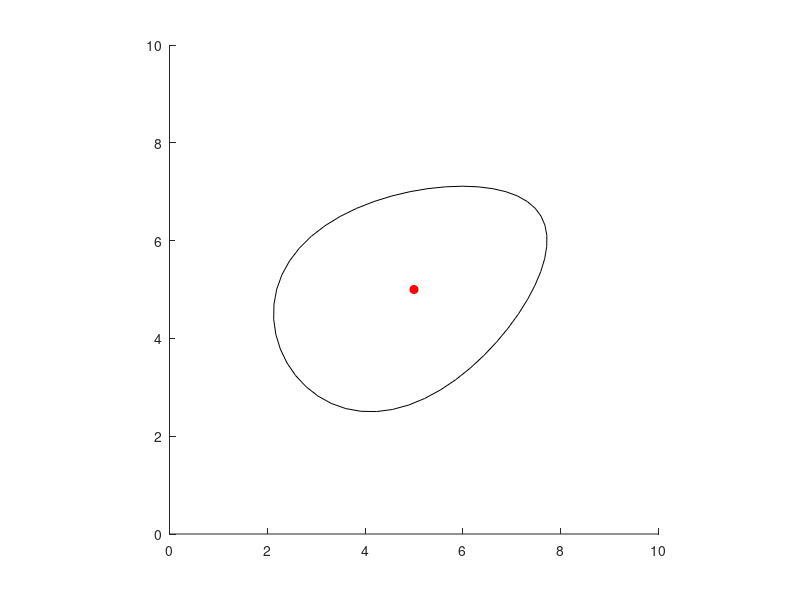

MATLAB code for this plot: (Note: this script raises an error after producing the figure.)
function eggxample01()
    %set the oval hyper-parameters
    egg_params = struct();
    egg_params.a = 3; egg_params.b = 2; egg_params.c = .15;
    %specify the position and orientation of the egg
    x0 = 5; y0 = 5; theta = pi/6;    

    %set up the axis
    hold on; axis equal; axis square
    axis([0,10,0,10])

    %plot the origin of the egg frame
    plot(x0,y0,'ro','markerfacecolor','r');

    %compute the perimeter of the egg
    Vx = [];
    Vy = [];
    Gx = [];
    Gy = [];
    egg_wrapper2x = @(s) egg_wrapper1x(s,x0,y0,theta,egg_params);
    egg_wrapper2y = @(s) egg_wrapper1y(s,x0,y0,theta,egg_params);

    for s= 0:0.02:1
        [Gx1, Vx1] = egg_wrapper2x(s);
        Vx(end+1) = Vx1;
        Gx(end+1) = Gx1;
        [Gy1, Vy1] = egg_wrapper2y(s);
        Vy(end+1) = Vy1;
        Gy(end+1) = Gy1;
    end

    %plot the perimeter of the egg
    plot(Vx,Vy,'k');

    %find and plot boundaries
    [x1_bound, x2_bound, y1_bound, y2_bound] = bound_box(x0, y0, theta, egg_params);

    line([x1_bound,x2_bound], [y1_bound, y1_bound], 'Color', 'r', 'LineWidth', 2);
    line([x1_bound,x2_bound], [y2_bound, y2_bound], 'Color', 'r', 'LineWidth', 2);
    line([x1_bound,x1_bound], [y1_bound, y2_bound], 'Color', 'r', 'LineWidth', 2);
    line([x2_bound,x2_bound], [y1_bound, y2_bound], 'Color', 'r', 'LineWidth', 2);

    % calculate time of collision
    y_ground = 1;
    x_wall = 30;

    [t_ground,t_wall] = collision_func(@egg_trajectory, egg_params, y_ground, x_wall)
end

function [t_ground,t_wall] = collision_func(traj_fun, egg_params, y_ground, x_wall)
    t_ground = -1;
    t_wall = -1;
    t = 0;
    max_t = 100;

    while (t_ground == -1 || t_wall == -1) && t < max_t
        [x0, y0, theta] = traj_fun(t);
        [x1_bound, x2_bound, y1_bound, y2_bound] = bound_box(x0, y0, theta, egg_params);
        
        % x_wall is between the 2 x_bounds
        if ((x1_bound <= x_wall && x_wall <= x2_bound) || (x2_bound <= x_wall && x_wall <= x1_bound)) && t_wall == -1
            t_wall = t;
        end

        if ((y1_bound <= y_ground && y_ground <= y2_bound) || (y2_bound <= y_ground && y_ground <= y1_bound)) && t_ground == -1
            t_ground = t;
        end

        t = t + 0.1;
    end
end


function [x1_bound, x2_bound, y1_bound, y2_bound] = bound_box(x0, y0, theta, egg_params)
    egg_wrapper2x = @(s) egg_wrapper1x(s,x0,y0,theta,egg_params);
    egg_wrapper2y = @(s) egg_wrapper1y(s,x0,y0,theta,egg_params);
    
    [x1_s, ~, ~] = secant(egg_wrapper2x, 0, 0.1, 200, 1e-14, 1e-14);
    [y1_s, ~, ~] = secant(egg_wrapper2y, 0, 0.1, 200, 1e-14, 1e-14);

    x1_s = round(mod(x1_s, 1), 4);
    y1_s = round(mod(y1_s, 1), 4);
    x2_s = -1;
    y2_s = -1;
    
    % guess x and y "s values" using secant with increments of 0.1
    % normalize guesses to be between 0~1, and double check the 2nd value
    % isn't equal to the first
    for guess = 0:0.1:1
        x2_s_guess = secant(egg_wrapper2x, guess, guess + 0.1, 200, 1e-14, 1e-14);
        y2_s_guess = secant(egg_wrapper2y, guess, guess + 0.1, 200, 1e-14, 1e-14);
        x2_s_guess = round(mod(x2_s_guess, 1), 4);
        y2_s_guess = round(mod(y2_s_guess, 1), 4);
        
        if x1_s ~= x2_s_guess && x2_s == -1
            x2_s = x2_s_guess;
        end
        
        if y1_s ~= y2_s_guess && y2_s == -1
            y2_s = y2_s_guess;
        end
    end
    
    %convert boundary s values to actual x-y coords
    [~, x1_bound] = egg_wrapper2x(x1_s);
    [~, x2_bound] = egg_wrapper2x(x2_s);
    [~, y1_bound] = egg_wrapper2y(y1_s);
    [~, y2_bound] = egg_wrapper2y(y2_s);
end


function [gx_out, vx_out] = egg_wrapper1x(s,x0,y0,theta,egg_params)
    [V, G] = egg_func(s,x0,y0,theta,egg_params); % we don't care about V atm
    gx_out = G(1);
    vx_out = V(1); % holder for secant function to work
end

function [gy_out, vy_out] = egg_wrapper1y(s,x0,y0,theta,egg_params)
    [V, G] = egg_func(s,x0,y0,theta,egg_params);
    gy_out = G(2);
    vy_out = V(2); % holder for secant function to work
end


function [V, G] = egg_func(s,x0,y0,theta,egg_params)
    %unpack the struct
    a=egg_params.a;
    b=egg_params.b;
    c=egg_params.c;
    %compute x (without rotation or translation)
    x = a*cos(2*pi*s);
    %useful intermediate variable
    f = exp(-c*x/2);
    %compute y (without rotation or translation)
    y = b*sin(2*pi*s).*f;
    %compute the derivatives of x and y (without rotation or translation)
    dx = -2*pi*a*sin(2*pi*s);
    df = (-c/2)*f.*dx;
    dy = 2*pi*b*cos(2*pi*s).*f + b*sin(2*pi*s).*df;
    %rotation matrix corresponding to theta
    R = [cos(theta),-sin(theta);sin(theta),cos(theta)];
    %compute position and gradient for rotated + translated oval
    V = R*[x;y]+[x0*ones(1,length(theta));y0*ones(1,length(theta))];
    G = R*[dx;dy];
end

